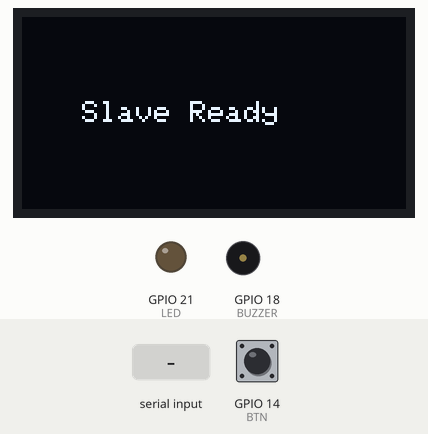
Recording of a sketch running on a simulated ESP32. Parts: 128×64 one-colour display, output pins drawn as LEDs (lit = HIGH), buzzer (waves = sounding, pin HIGH). Inputs (shaded band) come from the test bench; at power-on: GPIO 14 (BTN) HIGH.

Above: at 2.2 s.
2.3 s: "1" received over the second serial link
At 3.5 s:
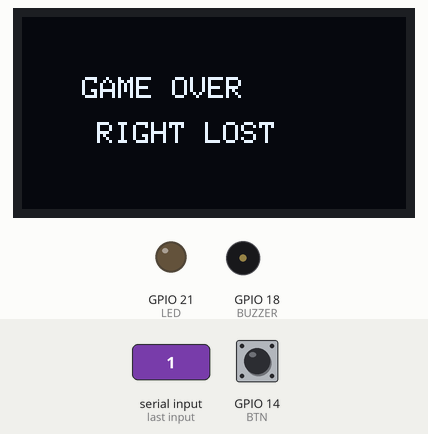
4.3 s: GPIO 14 (BTN) pulled LOW for 0.15 s
At 6.3 s:
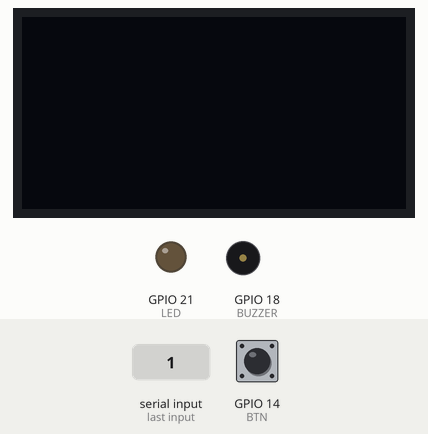
6.8 s: "0" received over the second serial link
At 7.2 s:
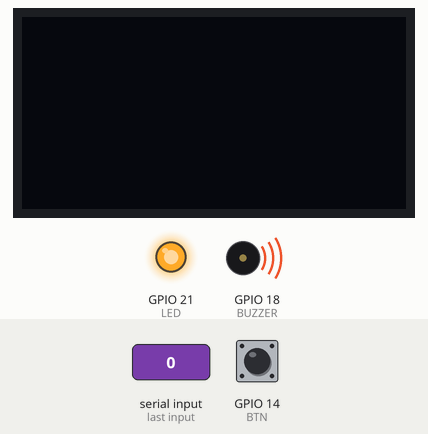
8.8 s: GPIO 14 (BTN) pulled LOW for 1 s
At 9.2 s:
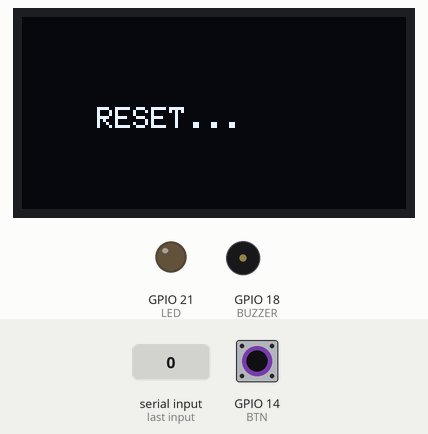
11.3 s: "2" received over the second serial link
At 12.7 s:
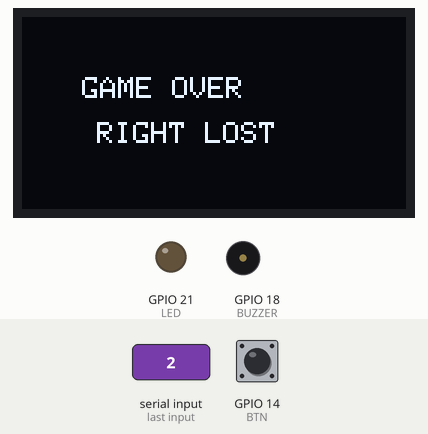
Timing chart, 0 to 14.3 s (numbered marks = the images above; inputs shaded):
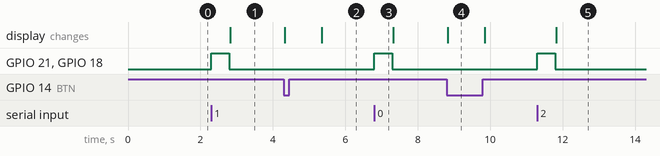

The sketch:

slave.ino
```cpp
// SLAVE - VERSION SIMPLE

#include <Adafruit_GFX.h>
#include <Adafruit_SH110X.h>

#define SCREEN_WIDTH 128
#define SCREEN_HEIGHT 64
#define OLED_RESET -1

#define BUZZER 18
#define LED 21
#define BTN 14

Adafruit_SH1106G display(SCREEN_WIDTH, SCREEN_HEIGHT, &Wire, OLED_RESET);

bool failed = false;
byte loser = 255;

void setup() {
  Serial.begin(115200);
  Serial1.begin(115200, SERIAL_8N1, 16, 17);

  pinMode(BUZZER, OUTPUT);
  pinMode(LED, OUTPUT);
  pinMode(BTN, INPUT_PULLUP);

  display.begin(0x3C, true);
  display.clearDisplay();
  display.setTextSize(1);
  display.setTextColor(SH110X_WHITE);
  display.setCursor(20, 28);
  display.print("Slave Ready");
  display.display();
  delay(1000);
}

void loop() {
  // Receive fail
  if (Serial1.available() && !failed) {
    loser = Serial1.read(); // 0x00 or 0x01
    failed = true;

    digitalWrite(BUZZER, HIGH);
    digitalWrite(LED, HIGH);
    delay(500);
    digitalWrite(BUZZER, LOW);
    digitalWrite(LED, LOW);

    // Show fail
    display.clearDisplay();
    display.setTextSize(1);
    display.setCursor(20, 20);
    display.print("GAME OVER");
    display.setCursor(25, 35);
    display.print(loser == 0x00 ? "LEFT LOST" : "RIGHT LOST");
    display.display();
  }

  // Button pressed
  if (failed && digitalRead(BTN) == LOW) {
    Serial1.write(0xFF); // Send reset
    failed = false;

    display.clearDisplay();
    display.setCursor(25, 30);
    display.print("RESET...");
    display.display();
    delay(1000);
    display.clearDisplay();
    display.display();
  }
}
```

Measured:
- after the input at 2.3 s, GPIO 21 (LED), GPIO 18 (BUZZER): LOW → HIGH at once, → LOW 0.50 s later; the display: changes after 0.53 s (image 1)
- after the input at 4.3 s, the display: first changes at once (image 2 shows a later state)
- after the input at 6.8 s, GPIO 21 (LED), GPIO 18 (BUZZER): LOW → HIGH at once, → LOW 0.50 s later
- after the input at 8.8 s, the display: changes at once (image 4)
- after the input at 11.3 s, GPIO 21 (LED), GPIO 18 (BUZZER): LOW → HIGH at once, → LOW 0.50 s later; the display: changes after 0.53 s (image 5)
